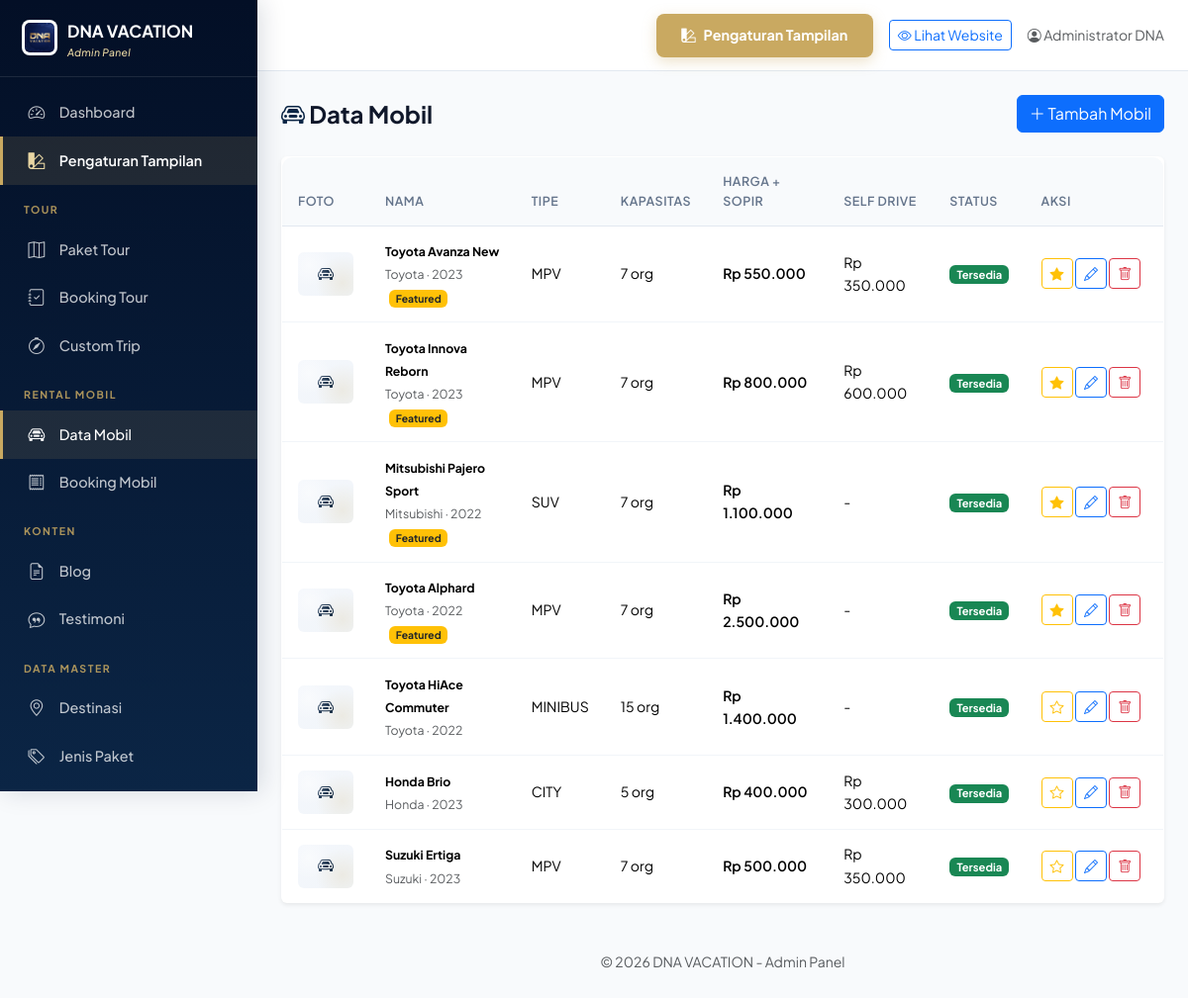
The page /admin/cars.php (signed in) on the database its author committed.
### tables this page shows
CREATE TABLE cars (
  id INT AUTO_INCREMENT PRIMARY KEY,
  name VARCHAR(100) NOT NULL,
  slug VARCHAR(120) NOT NULL UNIQUE,
  brand VARCHAR(50),
  type ENUM('mpv','suv','sedan','bus','minibus','pickup','city') DEFAULT 'mpv',
  capacity INT DEFAULT 4,
  luggage INT DEFAULT 2,
  transmission ENUM('manual','automatic') DEFAULT 'automatic',
  fuel_type ENUM('bensin','solar','listrik','hybrid') DEFAULT 'bensin',
  year INT DEFAULT 2022,
  price_with_driver DECIMAL(12,0) DEFAULT 0,
  price_without_driver DECIMAL(12,0) DEFAULT 0,
  has_driver_option TINYINT(1) DEFAULT 1,
  has_self_drive TINYINT(1) DEFAULT 0,
  facilities TEXT COMMENT 'JSON array',
  terms TEXT,
  service_area VARCHAR(255),
  image VARCHAR(255),
  gallery TEXT COMMENT 'JSON array',
  is_available TINYINT(1) DEFAULT 1,
  is_featured TINYINT(1) DEFAULT 0,
  description TEXT,
  created_at TIMESTAMP DEFAULT CURRENT_TIMESTAMP,
  updated_at TIMESTAMP DEFAULT CURRENT_TIMESTAMP ON UPDATE CURRENT_TIMESTAMP,
  INDEX idx_available (is_available)
);

### includes/config.php (called while the page is built, shortened)
<?php
function formatRupiah($amount) {
    return 'Rp ' . number_format($amount, 0, ',', '.');
}
function e($str) {
    return htmlspecialchars($str, ENT_QUOTES, 'UTF-8');
}

### admin/cars.php (the view, shortened to what this page needs)
<?php
require_once __DIR__ . '/includes/header.php';
$cars = $pdo->query("SELECT * FROM cars ORDER BY is_featured DESC, created_at DESC")->fetchAll();
?>
<div class="p-3 p-md-4">
    <div class="d-flex justify-content-between align-items-center mb-4">
        <h4 class="fw-bold mb-0"><i class="bi bi-car-front text-primary-custom"></i> Data Mobil</h4>
        <a href="car-form.php" class="btn btn-primary"><i class="bi bi-plus-lg"></i> Tambah Mobil</a>
    </div>
    <div class="card border-0 shadow-sm">
        <div class="card-body p-0">
            <div class="table-responsive">
                <table class="table admin-table table-hover align-middle mb-0">
                    <thead>
                        <tr>
                            <th style="width:70px">Foto</th>
                            <th>Nama</th>
                            <th>Tipe</th>
                            <th>Kapasitas</th>
                            <th>Harga + Sopir</th>
                            <th>Self Drive</th>
                            <th>Status</th>
                            <th style="width:140px">Aksi</th>
                        </tr>
                    </thead>
                    <tbody>
                        <?php if (empty($cars)): ?>
                            <tr><td colspan="8" class="text-center text-muted py-4">Belum ada data mobil.</td></tr>
                        <?php else: ?>
                            <?php foreach ($cars as $c): ?>
                                <tr>
                                    <td>
                                        <?php if ($c['image']): ?>
                                            <img src="<?= uploadUrl($c['image']) ?>" class="rounded" style="width:56px;height:44px;object-fit:cover" onerror="handleImgError(this)">
                                        <?php else: ?>
                                            <div class="placeholder-img rounded" style="width:56px;height:44px;font-size:1rem"><i class="bi bi-car-front"></i></div>
                                        <?php endif; ?>
                                    </td>
                                    <td>
                                        <strong class="small"><?= e($c['name']) ?></strong>
                                        <?php if ($c['brand']): ?><br><small class="text-muted"><?= e($c['brand']) ?> · <?= $c['year'] ?></small><?php endif; ?>
                                        <?php if ($c['is_featured']): ?><span class="badge bg-warning text-dark ms-1" style="font-size:.65rem">Featured</span><?php endif; ?>
                                    </td>
                                    <td class="small"><?= strtoupper($c['type']) ?></td>
                                    <td class="small"><?= $c['capacity'] ?> org</td>
                                    <td class="small fw-semibold"><?= formatRupiah($c['price_with_driver']) ?></td>
                                    <td class="small"><?= $c['has_self_drive'] && $c['price_without_driver'] ? formatRupiah($c['price_without_driver']) : '-' ?></td>
                                    <td>
                                        <a href="?toggle=<?= $c['id'] ?>" class="badge bg-<?= $c['is_available'] ? 'success' : 'secondary' ?> text-decoration-none" style="font-size:.7rem">
                                            <?= $c['is_available'] ? 'Tersedia' : 'Off' ?>
                                        </a>
                                    </td>
                                    <td>
                                        <a href="?feature=<?= $c['id'] ?>" class="btn btn-sm btn-outline-warning" title="<?= $c['is_featured'] ? 'Hapus dari' : 'Set jadi' ?> Featured"><i class="bi bi-star<?= $c['is_featured'] ? '-fill' : '' ?>"></i></a>
                                        <a href="car-form.php?id=<?= $c['id'] ?>" class="btn btn-sm btn-outline-primary"><i class="bi bi-pencil"></i></a>
                                        <a href="?delete=<?= $c['id'] ?>" class="btn btn-sm btn-outline-danger" data-confirm="Hapus mobil ini?"><i class="bi bi-trash"></i></a>
                                    </td>
                                </tr>
                            <?php endforeach; ?>
                        <?php endif; ?>
                    </tbody>
                </table>
            </div>
        </div>
    </div>
</div>
<?php require_once __DIR__ . '/includes/footer.php'; ?>

### assets/css/style.css (style rules this page uses)
:root { --primary: #0B2545; --primary-dark: #061838; --primary-darker: #030F26; --primary-mid: #13315C; --primary-light: #E8EEF7; --primary-lighter: #F4F7FC; --gold: #C9A961; --gold-dark: #A88540; --gold-light: #E8D6A3; --gold-lighter: #FBF5E4; --secondary: #C9A961; --secondary-dark: #A88540; --secondary-light: #FBF5E4; --accent: #EC7B4E; --accent-light: #FFEDD5; --success: #10B981; --success-light: #D1FAE5; --danger: #EF4444; --warning: #F59E0B; --dark: #0F172A; --gray-50: #F8FAFC; --gray-100: #F1F5F9; --gray-200: #E2E8F0; --gray-300: #CBD5E1; --gray-400: #94A3B8; --gray-500: #64748B; --gray-600: #475569; --gray-700: #334155; --gray-800: #1E293B; --font-main: 'Plus Jakarta Sans', -apple-system, BlinkMacSystemFont, sans-serif; --radius: 12px; --radius-sm: 8px; --radius-lg: 16px; --radius-xl: 20px; --shadow: 0 1px 3px rgba(11,37,69,.06), 0 1px 2px rgba(11,37,69,.04); --shadow-md: 0 4px 16px rgba(11,37,69,.08); --shadow-lg: 0 12px 32px rgba(11,37,69,.12); --shadow-xl: 0 20px 48px rgba(11,37,69,.18); --transition: all .25s cubic-bezier(.4,0,.2,1); }
* { box-sizing: border-box; }
body { font-family: var(--font-main); color: var(--dark); line-height: 1.65; background: #fff; -webkit-font-smoothing: antialiased; text-rendering: optimizeLegibility; }
a { text-decoration: none; }
.text-primary-custom { color: var(--primary) !important; }
.placeholder-img { background: linear-gradient(135deg, var(--primary-lighter), var(--gray-100)); display: flex; align-items: center; justify-content: center; color: var(--primary); font-size: 2.5rem; overflow: hidden; position: relative; }
.placeholder-img::before { content: ''; position: absolute; inset: 0; background: radial-gradient(circle at 20% 30%, rgba(255,255,255,.5) 0%, transparent 40%), radial-gradient(circle at 80% 70%, rgba(201,169,97,.15) 0%, transparent 50%); }
body.admin-body { background: var(--gray-50); }
.admin-table { background: #fff; border-radius: var(--radius); border: 1px solid var(--gray-200); overflow: hidden; }
.admin-table th { background: var(--gray-50); font-weight: 600; font-size: .78rem; text-transform: uppercase; letter-spacing: .5px; color: var(--gray-500); padding: .85rem 1rem; border-bottom: 1px solid var(--gray-200); }
.admin-table td { padding: .85rem 1rem; font-size: .88rem; vertical-align: middle; border-bottom: 1px solid var(--gray-100); }
.admin-table tr:last-child td { border-bottom: none; }

### rows shown on the page
cars: name "Toyota Avanza New", brand "Toyota", year "2023", is_featured "Featured", type "MPV", capacity "7", price_with_driver "Rp 550.000", price_without_driver "Rp 350.000", is_available "Tersedia"
cars: name "Toyota Innova Reborn", brand "Toyota", year "2023", is_featured "Featured", type "MPV", capacity "7", price_with_driver "Rp 800.000", price_without_driver "Rp 600.000", is_available "Tersedia"
cars: name "Mitsubishi Pajero Sport", brand "Mitsubishi", year "2022", is_featured "Featured", type "SUV", capacity "7", price_with_driver "Rp 1.100.000", is_available "Tersedia"
cars: name "Toyota Alphard", brand "Toyota", year "2022", is_featured "Featured", type "MPV", capacity "7", price_with_driver "Rp 2.500.000", is_available "Tersedia"
cars: name "Toyota HiAce Commuter", brand "Toyota", year "2022", type "MINIBUS", capacity "15", price_with_driver "Rp 1.400.000", is_available "Tersedia", is_featured 0 (drawn)
cars: name "Honda Brio", brand "Honda", year "2023", type "CITY", capacity "5", price_with_driver "Rp 400.000", price_without_driver "Rp 300.000", is_available "Tersedia", is_featured 0 (drawn)
cars: name "Suzuki Ertiga", brand "Suzuki", year "2023", type "MPV", capacity "7", price_with_driver "Rp 500.000", price_without_driver "Rp 350.000", is_available "Tersedia", is_featured 0 (drawn)

### other values the page prints
$_SESSION['admin_name'] "Administrator DNA"
SITE_NAME "DNA VACATION"
